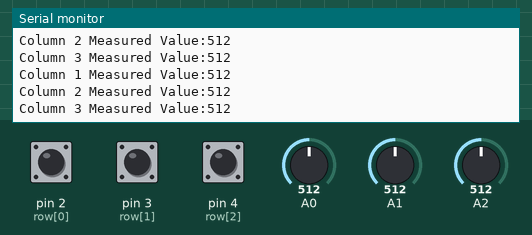
Bench run of a sketch on a simulated Arduino Uno, built with avr-gcc and run on an emulated ATmega328P. Shown: the last lines printed to the serial monitor. Inputs (shaded band) come from the test bench; at power-on: A1 = 512, pin 2 (row[0]) HIGH, pin 3 (row[1]) HIGH, pin 4 (row[2]) HIGH, A0 = 512, A2 = 512.

Above: at 9.8 s.
9.9 s: A1 set to 993
At 10.23 s:
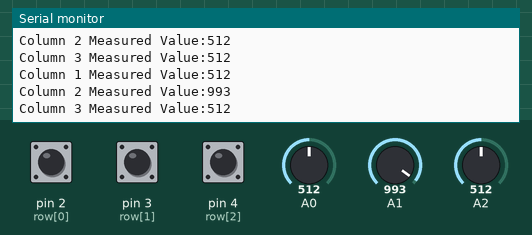
12.9 s: A1 set to 1015
At 13.13 s:
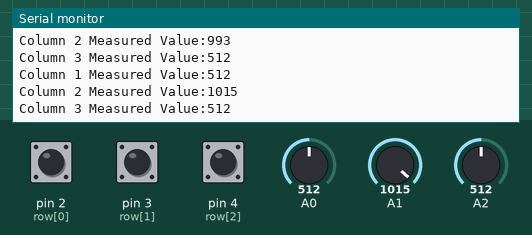
Timing chart, 0 to 15.9 s (numbered marks = the images above; inputs shaded):
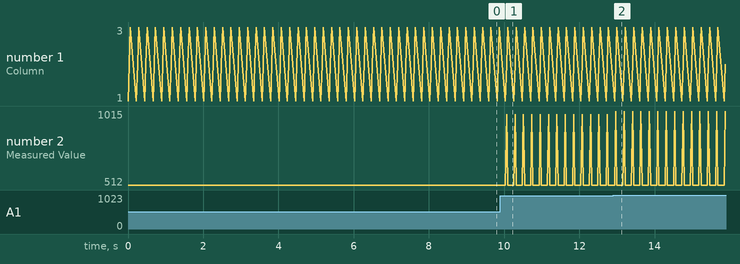

Measured:
- after the input at 9.9 s, the serial monitor: prints a new line after 0.17 s (image 1)
- after the input at 12.9 s, the serial monitor: prints a new line after 0.07 s (image 2)
- plotted number 2: 512 → 1015 after the input at 12.9 s

The sketch:

loomia_pressure_matrix_first_test_8_22.ino
```cpp
int row[3] = {2, 3, 4}; //digital
int column[3] = {0, 1, 2}; //analog


void setup() {
  // put your setup code here, to run once:
  for (int i = 0; i < 3; i++)
  {
   pinMode(row[i], INPUT_PULLUP);
  }
 // for (int i = 0; i < 3; i++)
 // {
 //   pinMode(column[i], INPUT);
 // }
  Serial.begin(9600);
}

void loop() {
  // put your main code here, to run repeatedly:
  for (int i = 0; i < 3; i++) {
    int x = analogRead(column[i]);
    if (x > 20) {
      Serial.print("Column ");
      Serial.print(i+1);
      Serial.print(" Measured Value:");
      Serial.println(x);
    }
    for (int j = 0; j < 3; j++) {
      int y = digitalRead(row[j]);
      if (y == 0) {
        Serial.print("Row ");
        Serial.println(j+1);
 //       Serial.print(" Hi/Lo:");
 //       Serial.println(y);
      }
    }
  }
  delay(200);
}
```
